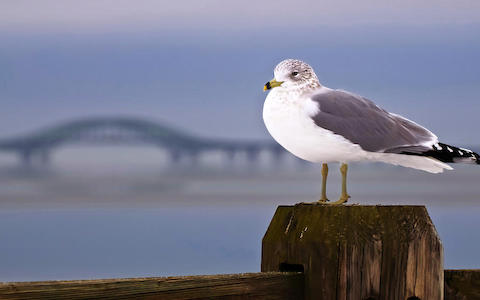
#> input picture Inputs/bird.jpg, 480 x 300 px
$ python main.py Inputs/bird.jpg Inputs/desert.jpg   (older library calls are emulated)
#> lines starting #> are read from the running program, lines starting #| are printed output that depends on the picture; after the words box and inside, x2 and y2 are one past the last pixel; in counts of white or black regions, pixels touching at a corner belong together
### bayes.py
import numpy as np


def gauss(m, v, x):
    """ Evaluate Gaussian in d-dimensions with independent
        mean m and variance v at the points in (the rows of) x. """
    if len(x.shape) == 1:
        n, d = 1, x.shape[0]
    else:
        n, d = x.shape
    # covariance matrix, subtract mean
    S = np.diag(1 / v)
    x = x - m
    # product of probabilities
    y = np.exp(-0.5 * np.diag(np.dot(x, np.dot(S, x.T))))
    # normalize and return
    return y * (2 * np.pi)**(-d / 2.0) / (np.sqrt(np.prod(v)) + 1e-6)


class BayesClassifier(object):
    def __init__(self):
        """ Initialize classifier with training data. """
        self.labels = []  # class labels
        self.mean = []  # class mean
        self.var = []  # class variances
        self.n = 0  # nbr of classes

    def train(self, data, labels=None):
        """ Train on data (list of arrays n*dim).
            Labels are optional, default is 0...n-1. """
        if labels is None:
            labels = range(len(data))
        self.labels = labels
        self.n = len(labels)
        for c in data:
            self.mean.append(np.mean(c, axis=0))
            self.var.append(np.var(c, axis=0))

    def classify(self, points):
        """ Classify the points by computing probabilities
            for each class and return most probable label. """
        # compute probabilities for each class
        est_prob = np.array([gauss(m, v, points)
                          for m, v in zip(self.mean, self.var)])
        # get index of highest probability, this gives class label
        ndx = est_prob.argmax(axis=0)
        est_labels = np.array([self.labels[n] for n in ndx])
        return est_labels, est_prob

### ek.py
# http://en.wikipedia.org/wiki/Edmonds%E2%80%93Karp_algorithm


class Graph:

    def __init__(self):
        self.node = []
        self.edge = {}
        self.neighbors = {}
        self.graph = []
        self.residual = []  # residual graph
        self.row = None
        self.source = None
        self.sink = None
        self.sset = None
        self.tset = None

    # add nodes
    def add_node(self, node=[]):
        self.node = node

    # add edges
    def add_edge(self, node=(), capacity=None):
        self.edge.setdefault(node, capacity)

    # build the network flow
    def build_flow(self, source=None, sink=None):
        for i in range(len(self.node)):
            self.graph.append([])
            self.graph[i] = [0 for j in range(len(self.node))]
            self.neighbors.setdefault(i, [])
        for i, j in self.edge.keys():
            self.graph[i][j] = self.edge[(i, j)]
            self.neighbors[i].append(j)
            if i not in self.neighbors[j]:
                self.neighbors[j].append(i)
        self.residual = [i[:] for i in self.graph]
        self.row = len(self.graph)
        self.source = source
        self.sink = sink

    def edmonds_karp(self):
        flow = 0
        length = len(self.graph)
        flows = [[0 for i in range(length)] for j in range(length)]
        while True:
            max, parent = self.bfs(flows)
            print(max)
            if max == 0:
                self.sset = [self.source] + \
                    [i for i, v in enumerate(parent) if v >= 0]
                self.tset = [x for x in self.node if x not in self.sset]
                print(self.sset, self.tset)
                break
            flow = flow + max
            v = self.sink
            while v != self.source:
                u = parent[v]
                flows[u][v] = flows[u][v] + max
                self.residual[u][v] -= max
                flows[v][u] = flows[v][u] - max
                self.residual[v][u] += max
                v = u
        return flow, flows

    def bfs(self, flows):
        length = self.row
        parents = [-1 for i in range(length)]  # parent table
        parents[self.source] = -2  # make sure source is not rediscovered
        M = [0 for i in range(length)]  # Capacity of path to vertex i
        M[self.source] = float('Inf')  # this is necessary!

        queue = []
        queue.append(self.source)
        while queue:
            u = queue.pop(0)
            for v in self.neighbors[u]:
                # if there is available capacity and v is is not seen before in
                # search
                if self.graph[u][v] - flows[u][v] > 0 and parents[v] == -1:
                    parents[v] = u
                    # it will work because at the beginning M[u] is Infinity
                    M[v] = min(M[u], self.graph[u][v] - flows[u]
                               [v])  # try to get smallest
                    if v != self.sink:
                        queue.append(v)
                    else:
                        return M[self.sink], parents
        return 0, parents

    def find_cut(self):
        cut = {}
        for i in self.sset:
            cut[i] = 0
        for i in self.tset:
            cut[i] = 1
        return cut


# [22 lines left out: function test, not called in this run]

### main.py
import cv2
import time
import sys
import matplotlib.pyplot as plt
import numpy as np
from scipy.misc import imresize
from ek import Graph
from bayes import BayesClassifier


def build_bayes_graph(img, labels, sigma=1e2, kappa=2):
    """ Build a graph from 4-neighborhood of pixels.
        Foreground and background is determined from
        labels (1 for foreground, -1 for background, 0 otherwise)
        and is modeled with naive Bayes classifiers."""
    m, n = img.shape[:2]
    # RGB vector version (one pixel per row)
    vim = img.reshape((-1, 3))
    # RGB for foreground and background
    foreground = img[labels == 1].reshape((-1, 3))
    background = img[labels == -1].reshape((-1, 3))
    train_data = [foreground, background]
    # train naive Bayes classifier
    bc = BayesClassifier()
    bc.train(train_data)
    # get probabilities for all pixels
    bc_lables, prob = bc.classify(vim)
    prob_fg, prob_bg = prob[0], prob[1]
    print(np.amax(prob_fg), np.max(prob_bg))
    # create graph with m*n+2 nodes
    gr = Graph()
    gr.add_node(range(m * n + 2))
    source = m * n  # second to last is source
    sink = m * n + 1  # last node is sink
    # normalize
    for i in range(vim.shape[0]):
        vim[i] = vim[i] / np.linalg.norm(vim[i])
    # go through all nodes and add edges
    for i in range(m * n):
        print(i)
        # add edge from source
        gr.add_edge((source, i), (prob_fg[i] / (prob_fg[i] + prob_bg[i])))
        # add edge to sink
        gr.add_edge((i, sink), (prob_bg[i] / (prob_fg[i] + prob_bg[i])))
        # add edges to neighbors
        if i % n != 0:  # left exists
            edge_wt = kappa * \
                np.exp(-1.0 * sum((vim[i] - vim[i - 1])**2) / sigma)
            gr.add_edge((i, i - 1), edge_wt)
        if (i + 1) % n != 0:  # right exists
            edge_wt = kappa * \
                np.exp(-1.0 * sum((vim[i] - vim[i + 1])**2) / sigma)
            gr.add_edge((i, i + 1), edge_wt)
        if i // n != 0:  # up exists
            edge_wt = kappa * \
                np.exp(-1.0 * sum((vim[i] - vim[i - n])**2) / sigma)
            gr.add_edge((i, i - n), edge_wt)
        if i // n != m - 1:  # down exists
            edge_wt = kappa * \
                np.exp(-1.0 * sum((vim[i] - vim[i + n])**2) / sigma)
            gr.add_edge((i, i + n), edge_wt)
    gr.build_flow(source, sink)
    return gr


def cut_graph(gr, imsize):
    h, w = imsize
    flows = gr.edmonds_karp()
    cuts = gr.find_cut()
    # convert graph to image with labels
    res = np.zeros(h * w)
    for pos in list(cuts.keys())[:-2]:  # don't add source/sink
        res[pos - 1] = cuts[pos]
    return res.reshape((h, w))


def create_msr_labels(anno):
    """ Create label matrix for training from
        user annotations. """
    labels = np.zeros(anno.shape[:2])

    anno_hsv = cv2.cvtColor(anno, cv2.COLOR_BGR2HSV)

    # lower red mask (0-10)
    lower_red = np.array([0, 43, 46])
    upper_red = np.array([10, 255, 255])
    mask0 = cv2.inRange(anno_hsv, lower_red, upper_red)

    # upper red mask (170-180)
    lower_red = np.array([156, 43, 46])
    upper_red = np.array([180, 255, 255])
    mask1 = cv2.inRange(anno_hsv, lower_red, upper_red)

    # join red masks
    red_mask = mask0 + mask1

    # blue mask
    lower_blue = np.array([100, 43, 46])
    upper_blue = np.array([124, 255, 255])
    blue_mask = cv2.inRange(anno_hsv, lower_blue, upper_blue)

    # background
    labels[np.where(red_mask > 0)] = -1
    # foreground
    labels[np.where(blue_mask > 0)] = 1

    return labels


def graph_cuts(img, anno, scale):
    img_down = imresize(img, scale, interp='bilinear')  # downsample
    anno_down = imresize(anno, scale, interp='nearest')  # downsample
    size = img_down.shape[:2]
    # create label
    labels = create_msr_labels(anno_down)
    print(labels)
    # create graph
    g = build_bayes_graph(img_down, labels, sigma=1e20, kappa=1)
    # cut the graph
    mask = cut_graph(g, size)
    mask = cv2.resize(mask, (img.shape[1], img.shape[0]))  # upsample
    mask = np.array(mask, dtype=np.uint8)
    back = cv2.bitwise_and(img, img, mask=mask)
    fore = img - back
    return mask, fore, back


if __name__ == '__main__':
    scale = 0.1
    img_name, anno_name = sys.argv[1:]
    img = cv2.imread(img_name)
#> img is the input picture: shape (300, 480, 3); mean B, G, R 140.7, 122.2, 120.2
    anno = cv2.imread(anno_name)
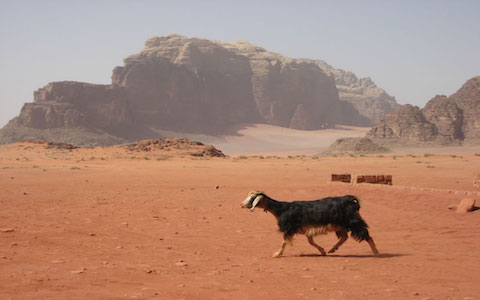
#> input picture Inputs/desert.jpg, 480 x 300 px
#> anno is the input picture: shape (300, 480, 3); mean B, G, R 120.2, 137.6, 174.7
    start_time = time.time()
    mask, fore, back = graph_cuts(img, anno, scale)
#> in graph_cuts, `img_down = imresize(img, scale, interp='bilinear')`:
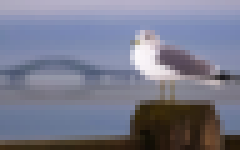
#> img_down: shape (30, 48, 3) (shown 5 times larger); mean B, G, R 140.7, 122.2, 120.2
#> in graph_cuts, `anno_down = imresize(anno, scale, interp='nearest')`:
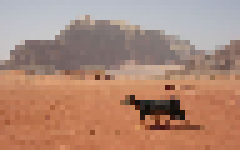
#> anno_down: shape (30, 48, 3) (shown 5 times larger); mean B, G, R 119.8, 137.1, 174
#> in create_msr_labels, `anno_hsv = cv2.cvtColor(anno, cv2.COLOR_BGR2HSV)`: anno_hsv: shape (30, 48, 3); mean H, S, V 32.5, 83, 176.2
#> in create_msr_labels, `mask0 = cv2.inRange(anno_hsv, lower_red, upper_red)`:
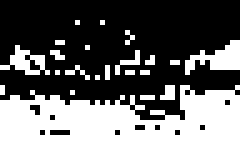
#> mask0: shape (30, 48) (shown 5 times larger); 40.1% white; 22 white regions (19 under 20 px), largest, box (x1, y1, x2, y2) and area: (0, 17, 48, 30) 460, (37, 8, 48, 15) 39, (0, 9, 10, 15) 26
#> in create_msr_labels, `mask1 = cv2.inRange(anno_hsv, lower_red, upper_red)`:
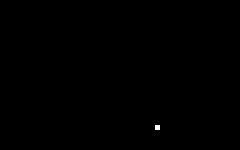
#> mask1: shape (30, 48) (shown 5 times larger); 0.07% white in thin lines or dots, all inside (x1, y1, x2, y2) = (31, 25, 32, 26)
#> in create_msr_labels, `red_mask = mask0 + mask1`: red_mask: shape (30, 48); 40.1% white; 22 white regions (19 under 20 px), largest, box (x1, y1, x2, y2) and area: (0, 17, 48, 30) 461, (37, 8, 48, 15) 39, (0, 9, 10, 15) 26
#> in create_msr_labels, `blue_mask = cv2.inRange(anno_hsv, lower_blue, upper_blue)`: blue_mask: shape (30, 48); every value is 0
#> (printed output is left out)
#> in build_bayes_graph, `vim = img.reshape((-1, 3))`: vim = 1440 rows, first 8: [189, 170, 173], [190, 171, 174], [192, 171, 175], [192, 173, 176], [193, 173, 176], [195, 173, 178], [195, 174, 179], [196, 174, 179]
#> in build_bayes_graph, `foreground = img[labels == 1].reshape((-1, 3))`: foreground = empty array
#> in build_bayes_graph, `background = img[labels == -1].reshape((-1, 3))`: background = 578 rows, first 8: [182, 145, 132], [184, 148, 136], [186, 143, 128], [179, 143, 130], [173, 135, 122], [174, 137, 122], [180, 145, 131], [173, 135, 122]
#> in train, `self.n = len(labels)`: self.n = 2
#> the loop in train, `for c in data:` made 2 passes
#> c on pass 1: empty array
#> after the loop in train, `for c in data:`: self.mean = [[nan, nan, nan], [106.3, 96.27, 96.88]]; self.var = [[nan, nan, nan], [3880, 1998.3, 1343]]
#> in gauss, `S = np.diag(1 / v)`: S = [[nan, 0, 0], [0, nan, 0], [0, 0, nan]]
#> in classify, `ndx = est_prob.argmax(axis=0)`: ndx = 1440 values from 0 to 0
#> in build_bayes_graph, `prob_fg, prob_bg = prob[0], prob[1]`: prob_bg = 1440 values, max 6.15e-07 at index 716, min 1.9e-14 at index 507, mean 2.06e-07
#| nan 6.149433487659635e-07
#> after the loop in build_bayes_graph, `for i in range(vim.shape[0]):`: vim = 1440 rows, first 8: [0, 0, 0], [0, 0, 0], [0, 0, 0], [0, 0, 0], [0, 0, 0], [0, 0, 0], [0, 0, 0], [0, 0, 0]
#> the loop in build_flow, `for i, j in self.edge.keys():` made 8484 passes
#> (i, j) on passes 1 to 3: (1440, 0), (0, 1441), (0, 1)
#> after the loop in build_flow, `for i, j in self.edge.keys():`: self.graph = 1442 items
#> in build_flow, `self.row = len(self.graph)`: self.row = 1442
#> in graph_cuts, `g = build_bayes_graph(img_down, labels, sigma=1e20, kappa=1)`: img_down: shape (30, 48, 3); every value is 0
#> the loop in edmonds_karp, `while True:` made 1 pass
#> length in bfs on pass 1: 1442
#> in cut_graph, `res = np.zeros(h * w)`: res = 1440 values from 0 to 0
#> after the loop in cut_graph, `for pos in list(cuts.keys())[:-2]:  # don't add source/sink`: res = 1440 values, max 1 at index 0, min 0 at index 1438, mean 0.999
#> in cut_graph, `return res.reshape((h, w))`: returned value: shape (30, 48) float64; values 0 (black) and 1 (white), 99.9% white; black in thin lines or dots, all inside (x1, y1, x2, y2) = (46, 29, 47, 30)
#> in graph_cuts, `mask = cv2.resize(mask, (img.shape[1], img.shape[0]))`:
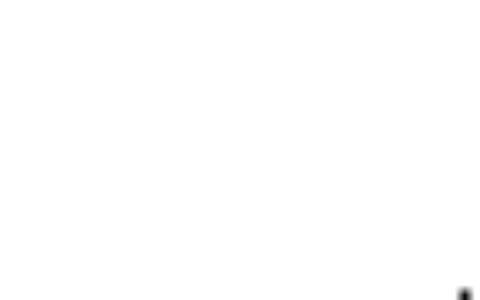
#> mask: shape (300, 480) float64; min 0.05, max 1, mean 0.999
#> in graph_cuts, `mask = np.array(mask, dtype=np.uint8)`:
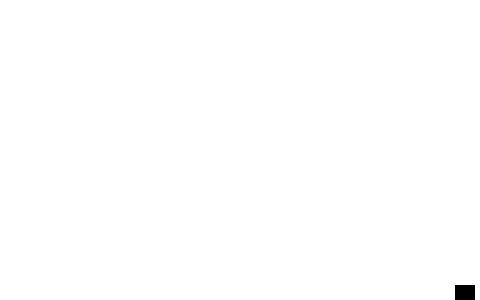
#> mask: shape (300, 480); values 0 (black) and 1 (white), 99.8% white; 1 black region, box (x1, y1, x2, y2) and area: (455, 285, 475, 300) 300
    end_time = time.time()
    total = end_time - start_time
    print('Running time: {:2}s'.format(total))
    plt.figure()
    plt.imshow(img)
    plt.figure()
    plt.imshow(mask)
    plt.figure()
    plt.imshow(fore)
    plt.figure()
    plt.imshow(back)
    plt.show()
